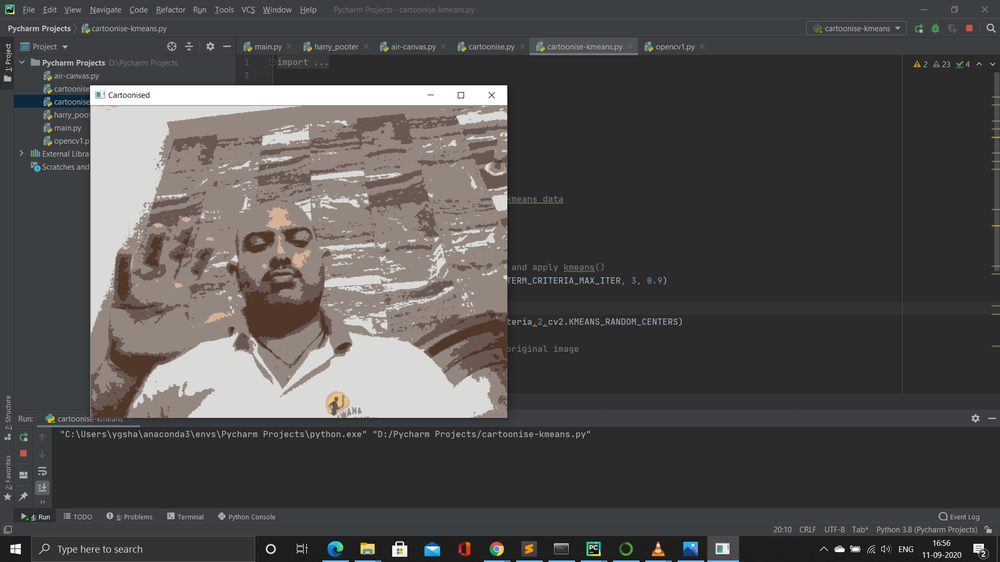
#> input picture 2020-09-11 (2).png, 1000 x 562 px, shrunk from 1920 x 1080 before the run, given in place of the camera
$ python Harry_Potter_Cloak.py
#> lines starting #> are read from the running program, lines starting #| are printed output that depends on the picture; after the words box and inside, x2 and y2 are one past the last pixel; in counts of white or black regions, pixels touching at a corner belong together

import cv2
import numpy


# initial function for the callin of the trackbar
def hello(x):
    # only for referece
    print("")


# initialisation of the camera
cap = cv2.VideoCapture(0)
bars = cv2.namedWindow("bars")

cv2.createTrackbar("upper_hue", "bars", 110, 180, hello)
cv2.createTrackbar("upper_saturation", "bars", 255, 255, hello)
cv2.createTrackbar("upper_value", "bars", 255, 255, hello)
cv2.createTrackbar("lower_hue", "bars", 68, 180, hello)
cv2.createTrackbar("lower_saturation", "bars", 55, 255, hello)
cv2.createTrackbar("lower_value", "bars", 54, 255, hello)

# Capturing the initial frame for creation of background
while (True):
    cv2.waitKey(1000)
    ret, init_frame = cap.read()
#> init_frame is the input picture: shape (562, 1000, 3); mean B, G, R 76.1, 77.2, 78.7
    # check if the frame is returned then brake
    if (ret):
        break

# Start capturing the frames for actual magic!!
while (True):
    ret, frame = cap.read()
    inspect = cv2.cvtColor(frame, cv2.COLOR_BGR2HSV)
#> inspect: shape (562, 1000, 3); mean H, S, V 32.4, 15.5, 80.7

    # getting the HSV values for masking the cloak
    upper_hue = cv2.getTrackbarPos("upper_hue", "bars")
    upper_saturation = cv2.getTrackbarPos("upper_saturation", "bars")
    upper_value = cv2.getTrackbarPos("upper_value", "bars")
    lower_value = cv2.getTrackbarPos("lower_value", "bars")
    lower_hue = cv2.getTrackbarPos("lower_hue", "bars")
    lower_saturation = cv2.getTrackbarPos("lower_saturation", "bars")

    # Kernel to be used for dilation
    kernel = numpy.ones((3, 3), numpy.uint8)

    upper_hsv = numpy.array([upper_hue, upper_saturation, upper_value])
    lower_hsv = numpy.array([lower_hue, lower_saturation, lower_value])

    mask = cv2.inRange(inspect, lower_hsv, upper_hsv)
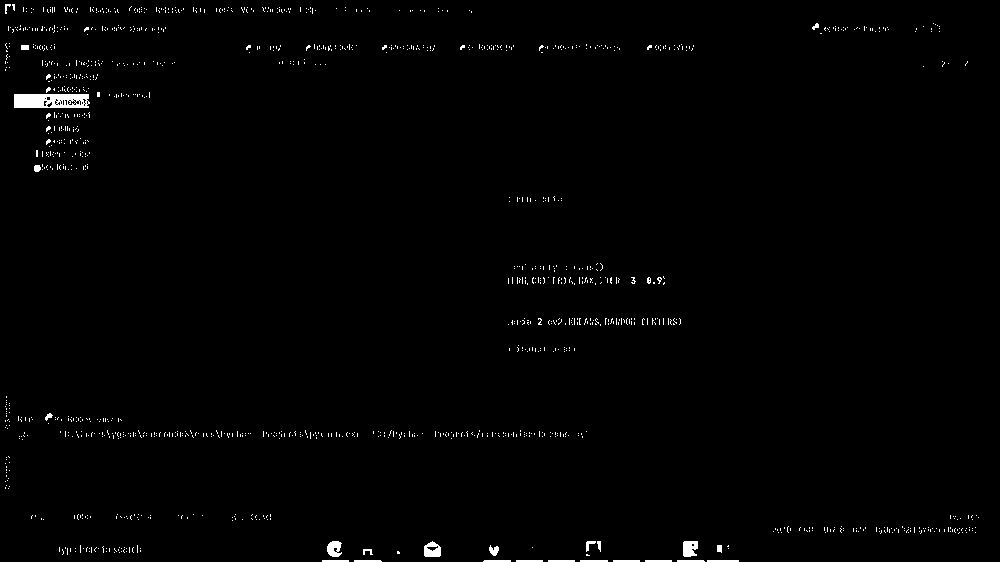
#> mask: shape (562, 1000); 1% white; 1307 white regions (1282 under 20 px), largest, box (x1, y1, x2, y2) and area: (14, 94, 90, 108) 935, (683, 541, 698, 557) 205, (424, 541, 441, 557) 197
    mask = cv2.medianBlur(mask, 3)
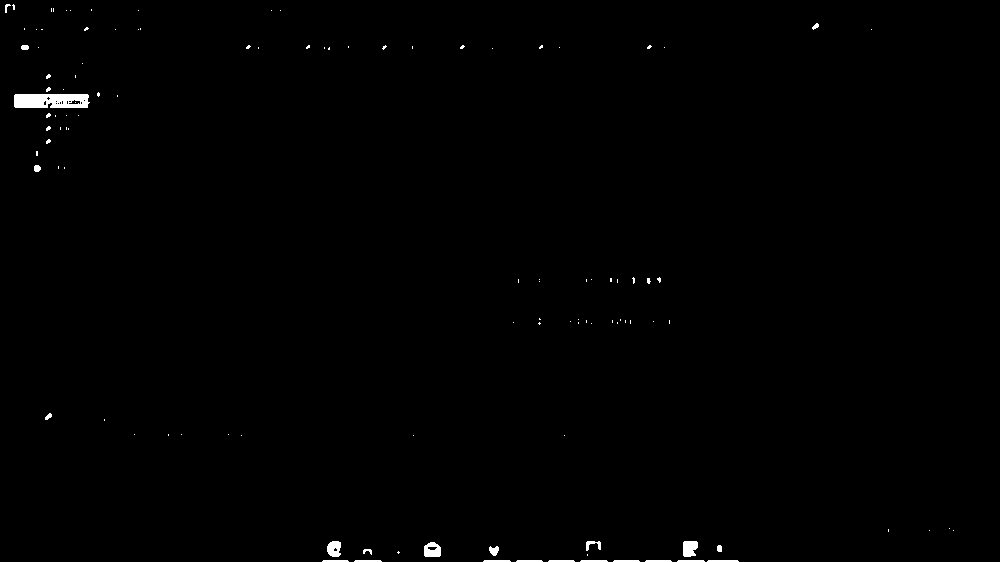
#> mask: shape (562, 1000); 0.51% white; 114 white regions (91 under 20 px), largest, box (x1, y1, x2, y2) and area: (14, 94, 90, 108) 972, (683, 541, 698, 557) 207, (424, 542, 441, 557) 200
    mask_inv = 255 - mask
    mask = cv2.dilate(mask, kernel, 5)
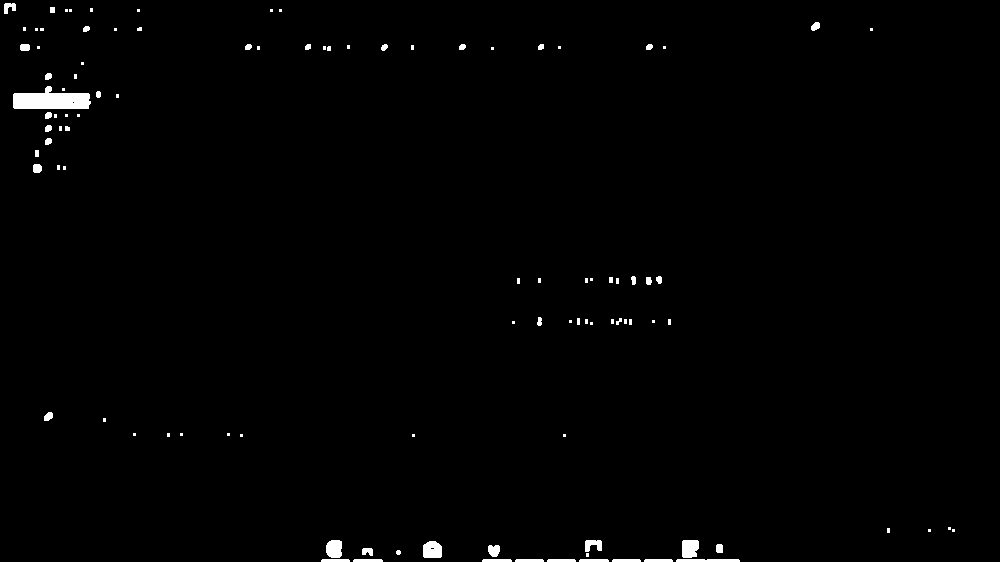
#> mask: shape (562, 1000); 0.91% white; 103 white regions (58 under 20 px), largest, box (x1, y1, x2, y2) and area: (13, 86, 91, 109) 1266, (423, 541, 442, 558) 287, (682, 540, 699, 558) 278

    # The mixing of frames in a combination to achieve the required frame
    b = frame[:, :, 0]
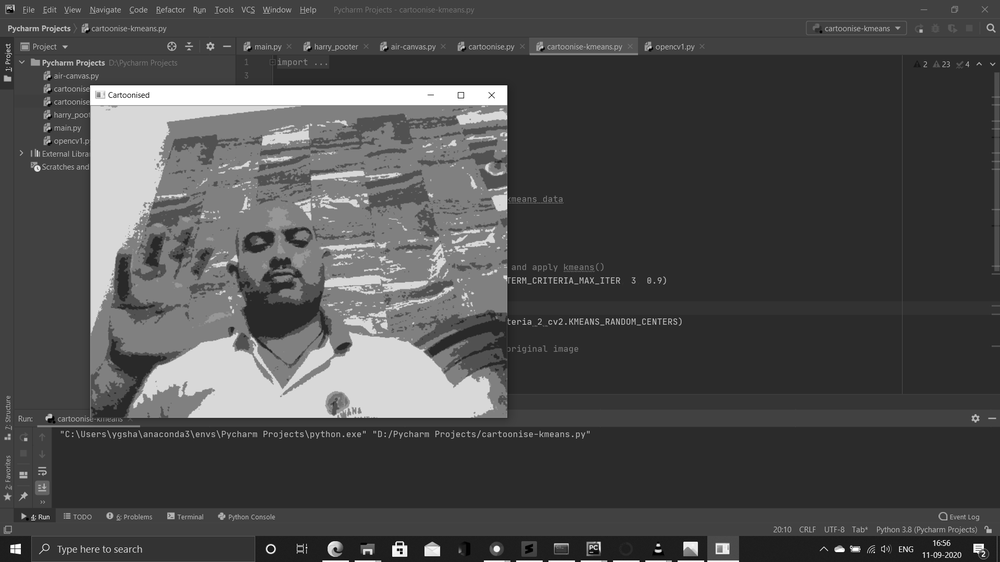
#> b: shape (562, 1000); min 0, max 255, mean 76.1
    g = frame[:, :, 1]
    r = frame[:, :, 2]
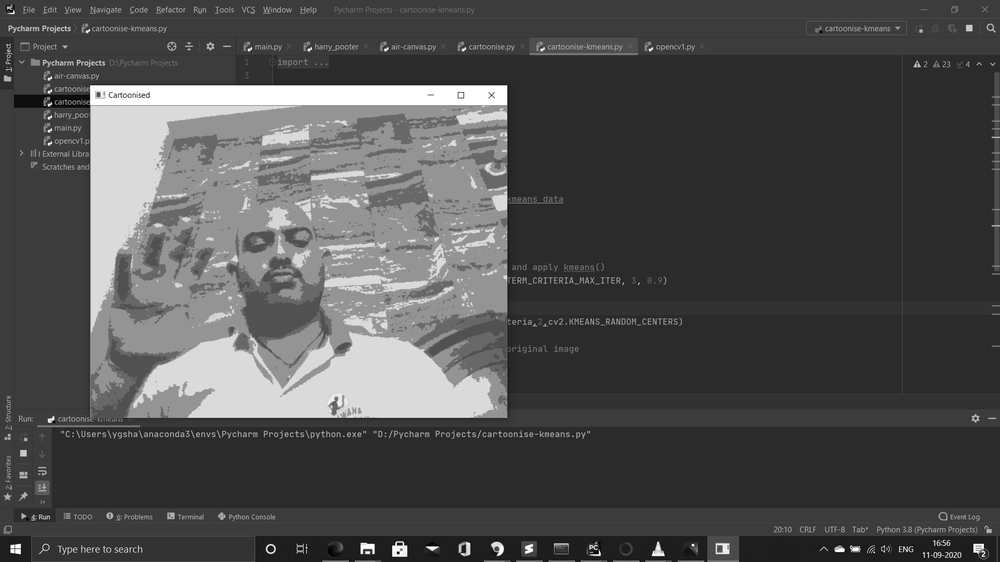
#> r: shape (562, 1000); min 0, max 255, mean 78.7
    b = cv2.bitwise_and(mask_inv, b)
    g = cv2.bitwise_and(mask_inv, g)
    r = cv2.bitwise_and(mask_inv, r)
    frame_inv = cv2.merge((b, g, r))

    b = init_frame[:, :, 0]
    g = init_frame[:, :, 1]
    r = init_frame[:, :, 2]
    b = cv2.bitwise_and(b, mask)
    g = cv2.bitwise_and(g, mask)
    r = cv2.bitwise_and(r, mask)
    blanket_area = cv2.merge((b, g, r))

    final = cv2.bitwise_or(frame_inv, blanket_area)

    cv2.imshow("Harry's Cloak", final)

    if (cv2.waitKey(3) == ord('q')):
#> (key q is pressed here)
        break;

cv2.destroyAllWindows()
cap.release()
